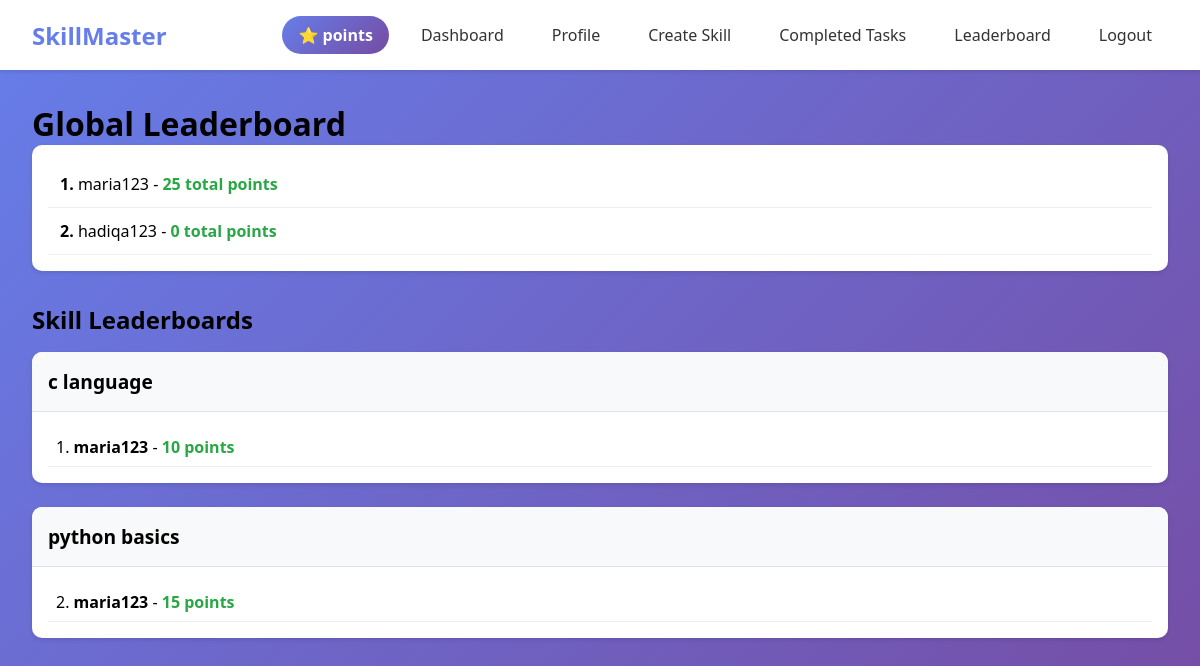
/leaderboard (signed in), run on the app's committed database.
### tables this page shows
CREATE TABLE users (
            id INTEGER PRIMARY KEY AUTOINCREMENT,
            username TEXT UNIQUE NOT NULL,
            password TEXT NOT NULL,
            created_at TIMESTAMP DEFAULT CURRENT_TIMESTAMP
        , total_points INTEGER DEFAULT 0);

CREATE TABLE user_skill_points (
            id INTEGER PRIMARY KEY AUTOINCREMENT,
            user_id INTEGER,
            skill_id INTEGER,
            points INTEGER DEFAULT 0,
            FOREIGN KEY (user_id) REFERENCES users (id),
            FOREIGN KEY (skill_id) REFERENCES skills (id),
            UNIQUE(user_id, skill_id)
        );

CREATE TABLE skills (
            id INTEGER PRIMARY KEY AUTOINCREMENT,
            name TEXT NOT NULL,
            description TEXT,
            created_by INTEGER,
            created_at TIMESTAMP DEFAULT CURRENT_TIMESTAMP,
            is_active BOOLEAN DEFAULT 1,
            FOREIGN KEY (created_by) REFERENCES users (id)
        );

### app.py (the view)
@app.route("/leaderboard")
def leaderboard():
    if "user_id" not in session:
        return redirect(url_for("login"))
    with sqlite3.connect("users.db") as conn:
        cursor = conn.cursor()
        cursor.execute("""
            SELECT username, total_points
            FROM users
            ORDER BY total_points DESC
            LIMIT 20
        """)
        global_leaderboard = cursor.fetchall()
        cursor.execute("""
            SELECT s.id, s.name, u.username, usp.points
            FROM user_skill_points usp
            JOIN skills s ON usp.skill_id = s.id
            JOIN users u ON usp.user_id = u.id
            WHERE s.is_active = 1
            ORDER BY s.name, usp.points DESC
        """)
        skill_leaderboards = cursor.fetchall()
    return render_template("leaderboard.html",
                         global_leaderboard=global_leaderboard,
                         skill_leaderboards=skill_leaderboards)

### templates/leaderboard.html (shortened to what this page needs)
{% extends "base.html" %}
{% block content %}
<h1>Global Leaderboard</h1>
<div class="card">
    <div class="card-body">
        {% for user in global_leaderboard %}
        <div style="padding: 0.75rem; border-bottom: 1px solid #eee;">
            <strong>{{ loop.index }}.</strong> {{ user[0] }} - <span class="points">{{ user[1] }} total points</span>
        </div>
        {% else %}
        <p>No users yet.</p>
        {% endfor %}
    </div>
</div>
<h2 style="margin-top: 2rem;">Skill Leaderboards</h2>
{% set current_skill = namespace(name='') %}
{% for entry in skill_leaderboards %}
    {% if current_skill.name != entry[1] %}
        {% if not loop.first %}</div></div>{% endif %}
        <div class="card" style="margin-top: 1rem;">
            <div class="card-header">{{ entry[1] }}</div>
            <div class="card-body">
        {% set current_skill.name = entry[1] %}
    {% endif %}
    <div style="padding: 0.5rem; border-bottom: 1px solid #eee;">
        {{ loop.index if current_skill.name != skill_leaderboards[loop.index0-1][1] else '' }}.
        <strong>{{ entry[2] }}</strong> - <span class="points">{{ entry[3] }} points</span>
    </div>
    {% if loop.last %}</div></div>{% endif %}
{% else %}
<p>No skill leaderboards available yet.</p>
{% endfor %}
{% endblock %}

### templates/base.html (style rules this page uses)
* { margin: 0; padding: 0; box-sizing: border-box; }
body { font-family: 'Segoe UI', Tahoma, Geneva, Verdana, sans-serif; background: linear-gradient(135deg, #667eea 0%, #764ba2 100%); min-height: 100vh; }
.card { background: white; border-radius: 10px; box-shadow: 0 2px 4px rgba(0,0,0,0.1); margin-bottom: 1.5rem; overflow: hidden; }
.card-header { background: #f8f9fa; padding: 1rem; border-bottom: 1px solid #dee2e6; font-weight: bold; font-size: 1.2rem; }
.card-body { padding: 1rem; }
.points { color: #28a745; font-weight: bold; }

### data on the page
users: username "maria123", total_points "25"
users: username "hadiqa123", total_points "0"
user_skill_points: name "c language", username "maria123", points "10"
user_skill_points: name "python basics", username "maria123", points "15"
